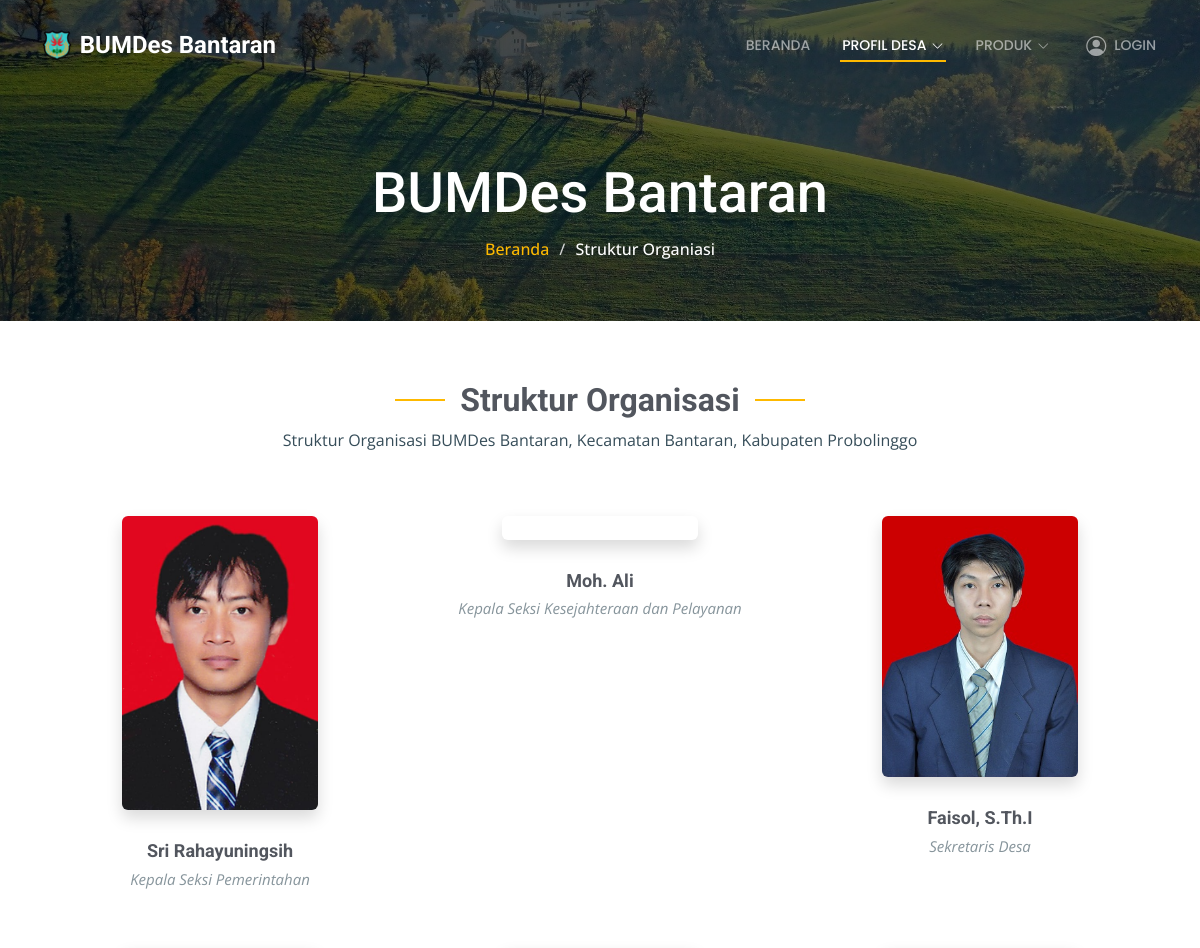
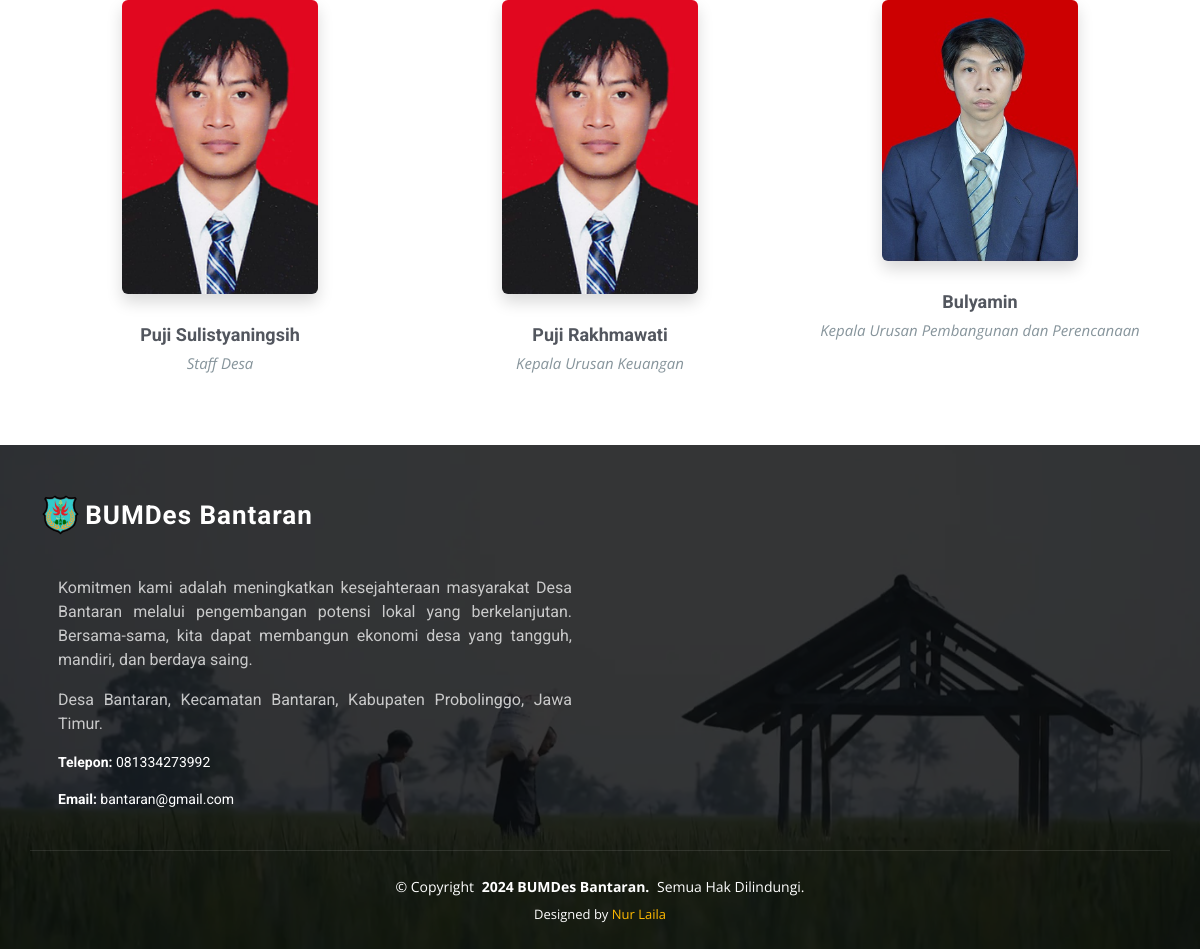
The app's page /index.php/profil/struktur with its own data (2 pictures, top to bottom).
### tables this page shows
CREATE TABLE `pengurus` (
  `id_pengurus` bigint(20) UNSIGNED NOT NULL,
  `nama` varchar(255) NOT NULL,
  `jabatan` varchar(255) NOT NULL,
  `foto` varchar(255) NOT NULL
);

### application/controllers/Profil.php (called while the page is built, shortened)
<?php
class Profil extends CI_Controller
{
	public function __construct()
	{
		$this->load->model('base_model');
	}
	public function struktur()
	{
		$data['title'] 			= 'Profil Struktur';
		$data['pengurus'] = $this->base_model->get_all('pengurus');
		$this->load->view('profile_view/profile/struktur', $data);
	}
}

### index.php (called while the page is built, shortened)
<?php
require_once BASEPATH.'core/CodeIgniter.php';

### application/models/Base_model.php (called while the page is built, shortened)
<?php
class Base_model extends CI_Model
{
    public function get_all(string $table_name, bool $is_active = false): array
    {
        $where = $is_active ? "AND $table_name.is_active = '1'" : "";
        $query = "SELECT * FROM $table_name WHERE 1=1 $where";
        $result = $this->db->query($query);
        return $result->result();
    }
}

### application/views/profile_view/profile/struktur.php (the view, shortened to what this page needs)
<!DOCTYPE html>
<html lang="en">
<head>
    <?php $this->view('profile_view/_partials/head'); ?>
</head>
<body class="about-page">
    <?php $this->view('profile_view/_partials/header'); ?>
    <main class="main">
        <div class="page-title dark-background" style="background-image: url(<?= base_url('assets/profile/img/background/profile.jpg'); ?>);">
            <div class="container position-relative">
                <h1>BUMDes Bantaran</h1>
                <nav class="breadcrumbs">
                    <ol>
                        <li><a href="<?= base_url(); ?>">Beranda</a></li>
                        <li class="current">Struktur Organiasi</li>
                    </ol>
                </nav>
            </div>
        </div>
        <section class="team section">
            <div class="container section-title pb-3 mb-5" data-aos="fade-up">
                <h2>Struktur Organisasi</h2>
                <p>Struktur Organisasi BUMDes Bantaran, Kecamatan Bantaran, Kabupaten Probolinggo</p>
            </div>
            <div class="container">
                <div class="row gy-5">
                    <?php foreach ($pengurus as $item): ?>
                        <div class="col-lg-4 col-md-6 member" data-aos="fade-up" data-aos-delay="100">
                            <div class="member-img rounded shadow">
                                <img src="<?= base_url("file/$item->foto"); ?>" style="background-position: center; background-size: cover;" class="img-fluid" alt="">
                            </div>
                            <div class="member-info text-center">
                                <h4><?= $item->nama ?></h4>
                                <span><?= $item->jabatan ?></span>
                            </div>
                        </div>
                    <?php endforeach ?>
                </div>
            </div>
        </section>
    </main>
    <?php $this->view('profile_view/_partials/footer'); ?>
</body>
</html>

### application/views/profile_view/_partials/head.php (shortened to what this page needs)
<link href="<?= base_url('assets/profile/vendor/bootstrap/css/bootstrap.min.css'); ?>" rel="stylesheet">
<link href="<?= base_url('assets/profile/vendor/bootstrap-icons/bootstrap-icons.css'); ?>" rel="stylesheet">
<link href="<?= base_url('assets/profile/vendor/aos/aos.css'); ?>" rel="stylesheet">
<link href="<?= base_url('assets/profile/vendor/fontawesome-free/css/all.min.css'); ?>" rel="stylesheet">
<link href="<?= base_url('assets/profile/vendor/glightbox/css/glightbox.min.css'); ?>" rel="stylesheet">
<link href="<?= base_url('assets/profile/vendor/swiper/swiper-bundle.min.css'); ?>" rel="stylesheet">
<link href="<?= base_url('assets/profile/css/main.css'); ?>" rel="stylesheet">

### application/views/profile_view/_partials/header.php (shortened to what this page needs)
<header id="header" class="header d-flex align-items-center fixed-top">
    <div class="container-fluid container-xl position-relative d-flex align-items-center justify-content-between">
        <a href="<?= base_url(); ?>" class="logo d-flex align-items-center">
            <img src="<?= base_url('assets/profile/img/logo/logo_bantaran.png'); ?>" alt="logo_pemkab">
            <h1 class="sitename">BUMDes Bantaran</h1>
        </a>
        <nav id="navmenu" class="navmenu">
            <ul>
                <li><a href="<?= base_url(); ?>" class="<?= $title == 'Beranda' ? 'active' : '' ?>">Beranda</a></li>
                <li class="dropdown">
                    <a href="#" class="<?= strstr($title, 'Profil') ? 'active' : '' ?>">
                        <span>Profil Desa</span> <i class="bi bi-chevron-down toggle-dropdown"></i>
                    </a>
                </li>
                <li class="dropdown">
                    <a href="#" class="<?= strstr($title, 'Produk') ? 'active' : '' ?>">
                        <span>Produk</span> <i class="bi bi-chevron-down toggle-dropdown"></i>
                    </a>
                </li>
                <li><a href="<?= base_url('auth'); ?>"><i class="bi bi-person-circle fs-5 me-2"></i> <span>Login</span></a></li>
            </ul>
        </nav>
    </div>
</header>

### application/views/profile_view/_partials/footer.php (shortened to what this page needs)
<footer id="footer" class="footer dark-background">
	<div class="container footer-top">
		<div class="row gy-4">
			<div class="col-md-6 col-12 footer-about">
				<a href="<?= base_url(); ?>" class="logo d-flex align-items-center">
					<img src="<?= base_url('assets/profile/img/logo/logo_bantaran.png'); ?>" alt="logo_bantaran">
					<span class="sitename">BUMDes Bantaran</span>
				</a>
				<div class="px-3 pt-3">
					<p class="fs-6 text-justify" style="color: #ffffffbd; text-align: justify;">Komitmen kami adalah meningkatkan kesejahteraan masyarakat Desa Bantaran melalui pengembangan potensi lokal yang berkelanjutan. Bersama-sama, kita dapat membangun ekonomi desa yang tangguh, mandiri, dan berdaya saing.</p>
					<p class="fs-6 text-justify" style="color: #ffffffbd; text-align: justify;">Desa Bantaran, Kecamatan Bantaran, Kabupaten Probolinggo, Jawa Timur.</p>
					<p class="mt-3"><strong>Telepon:</strong> <span>081334273992</span></p>
					<p><strong>Email:</strong> <span>bantaran@gmail.com</span></p>
				</div>
			</div>
			<div class="col-md-6 col-12 footer-about">
				<iframe class="rounded" style="border: 0; width: 100%; height: 300px;" src="https://www.google.com/maps/embed?pb=!1m18!1m12!1m3!1d13194.599887130697!2d113.17363578376326!3d-7.873643168821142!2m3!1f0!2f0!3f0!3m2!1i1024!2i768!4f13.1!3m3!1m2!1s0x2dd64df3d8c63aeb%3A0x12cab24ae8e087c3!2sBantaran%2C%20Kec.%20Bantaran%2C%20Kabupaten%20Probolinggo%2C%20Jawa%20Timur!5e1!3m2!1sid!2sid!4v1730130368412!5m2!1sid!2sid" allowfullscreen="" loading="lazy"></iframe>
			</div>
		</div>
	</div>
	<div class="container copyright text-center mt-4">
		<p>© <span>Copyright</span> <strong class="px-1 sitename">2024 BUMDes Bantaran.</strong> <span>Semua Hak Dilindungi.</span></p>
		<div class="credits">
			Designed by <a target="_blank" href="https://www.instagram.com/lai.lanoer?utm_source=ig_web_button_share_sheet&igsh=ZDNlZDc0MzIxNw==">Nur Laila</a>
		</div>
	</div>
</footer>

### records on screen
pengurus: foto (picture), nama "Sri Rahayuningsih", jabatan "Kepala Seksi Pemerintahan"
pengurus: nama "Moh. Ali", jabatan "Kepala Seksi Kesejahteraan dan Pelayanan"
pengurus: foto (picture), nama "Faisol, S.Th.I", jabatan "Sekretaris Desa"
pengurus: foto (picture), nama "Puji Sulistyaningsih", jabatan "Staff Desa"
pengurus: foto (picture), nama "Puji Rakhmawati", jabatan "Kepala Urusan Keuangan"
pengurus: foto (picture), nama "Bulyamin", jabatan "Kepala Urusan Pembangunan dan Perencanaan"
